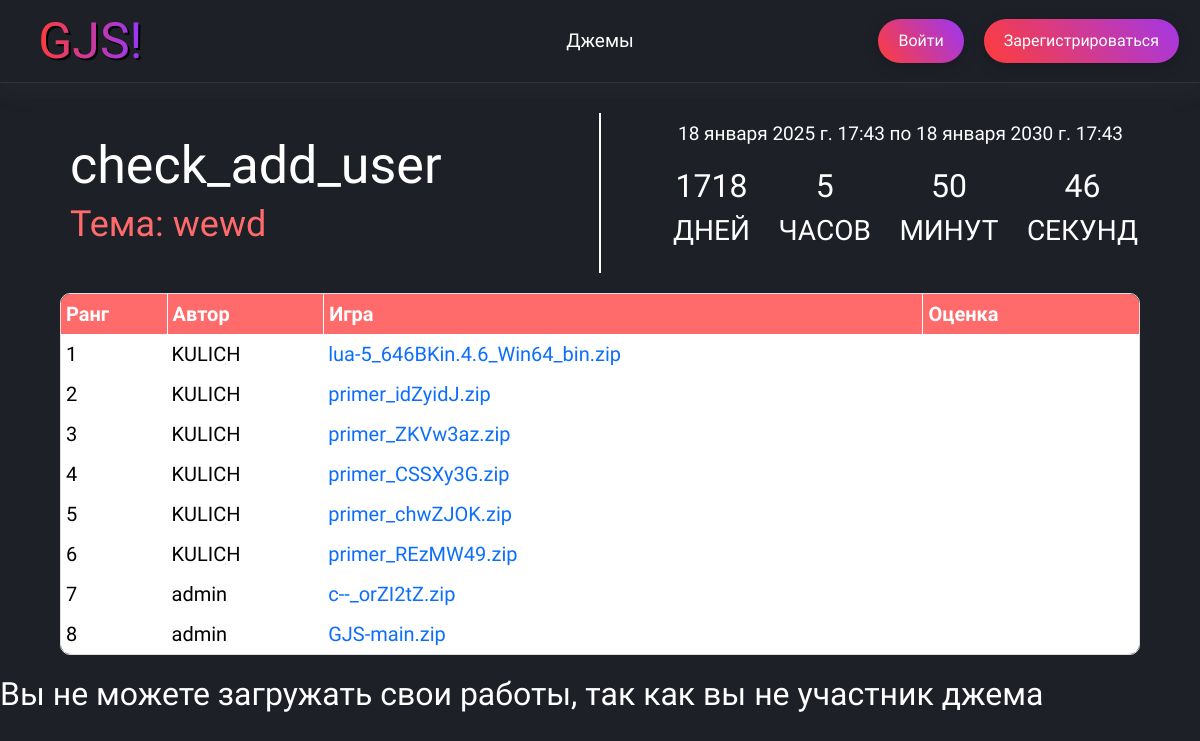
Page /jams/fa8483d5-9e42-49a8-a47a-821c664af96f/ on the committed database.
### jams/models/gamejam.py (models this page shows, shortened)
class GameJam(models.Model):
    jam_status = [
        ("FN", "Завершён"),
        ("OG", "Идёт"),
        ("PR", "Подготовка")
    ]
    uuid = models.UUIDField(primary_key=True, default=uuid.uuid4, editable=False)
    title = models.CharField(max_length=255, verbose_name='Название джема')
    date_start = models.DateTimeField(verbose_name='Дата начала')
    date_end = models.DateTimeField(verbose_name='Дата окончания')
    theme = models.CharField(max_length=255, blank=True, verbose_name='Тема')
    status = models.CharField(max_length=3, choices=jam_status, default="PR", verbose_name='Статус')
    winner = models.ForeignKey(settings.AUTH_USER_MODEL, related_name="user_winner",
                               on_delete=models.SET_NULL, blank=True, null=True, verbose_name='Победитель')
    users = models.ManyToManyField(settings.AUTH_USER_MODEL, related_name="users",
                                   blank=True, verbose_name='Участники')
    class Meta:
        verbose_name = "Геймджем"
        verbose_name_plural = "Геймджемы"

### jams/models/game.py (models this page shows, shortened)
class Game(models.Model):
    title = models.CharField(max_length=100, verbose_name='Название игры')
    slug = models.SlugField(blank=True)
    description = models.TextField(verbose_name='Описание игры', blank=True, null=True)
    image = models.ImageField(upload_to="game_images/", verbose_name='Изображение игры', blank=True, null=True)
    jam_uuid = models.ForeignKey(GameJam, on_delete=models.CASCADE, related_name="games", verbose_name='Джем')
    user = models.ForeignKey(User, on_delete=models.CASCADE, verbose_name='Автор')
    game_file = models.FileField(upload_to="zip_uploads/", verbose_name='Файл игры')
    uploaded_time = models.DateTimeField(auto_now_add=True, verbose_name='Дата загрузки')
    class Meta:
        verbose_name = "Игра"
        verbose_name_plural = "Игры"

### users/models.py (models this page shows)
class User(AbstractUser):
    email = models.EmailField(unique=True, verbose_name="Электронная почта")
    avatar_image = models.ImageField(upload_to="users", blank=True, null=True)
    hat_image = models.ImageField(upload_to="users", blank=True, null=True)

### jams/views.py (the view, shortened to what this page needs)
# urls.py: path('<uuid:uuid>/', views.GameJamDetail.as_view(), name='gamejam_detail'),
class GameJamDetail(DetailView):
    model = GameJam
    template_name = 'pages/jams_pages/gamejam_detail.html'
    context_object_name = "gamejam_detail"
    def get_context_data(self, **kwargs):
        context = super().get_context_data(**kwargs)
        user_games = Game.objects.filter(jam_uuid=self.object.uuid).order_by('-uploaded_time')
        for game in user_games:
            game.cleaned_name = game.game_file.name.replace('zip_uploads/', '')
        context["user_games"] = user_games
        return context
    def get_object(self, queryset=None):
        return GameJam.objects.get(uuid=self.kwargs.get("uuid"))

### templates/pages/jams_pages/gamejam_detail.html (shortened to what this page needs)
{% extends 'base.html' %}
{% load static %}
{% block head %}
<link rel="stylesheet" href="{% static 'css/gmjDetail.css' %}">
<link rel="stylesheet" href="{% static 'css/popup.css' %}">
{% endblock %}
{% block content %}
<div class="div-header">
    <div class="container-title">
        <h1>{{gamejam_detail.title}}</h1>
        <p>Тема: {{gamejam_detail.theme}}</p>
    </div>
    <span class="del"></span>
    <div class="date">
        <div class="countdown-container">
            <div id="countdown">
                <div class="container-date">
                    {{gamejam_detail.date_start}}
                    по
                    {{gamejam_detail.date_end}}
                </div>
                <ul id="countdown-list">
                    <li class="countdown-element"><span id="days"></span><p>Дней</p></li>
                    <li class="countdown-element"><span id="hours"></span><p>Часов</p></li>
                    <li class="countdown-element"><span id="minutes"></span><p>Минут</p></li>
                    <li class="countdown-element"><span id="seconds"></span><p>Секунд</p></li>
                </ul>
            </div>
        </div>
    </div>
</div>
<div class="jam-container">
    <div class="upl-container">
        <table class="games-table">
            <thead>
                <tr>
                    <th>Ранг</th>
                    <th>Автор</th>
                    <th>Игра</th>
                    <th>Оценка</th>
                </tr>
            </thead>
            <tbody>
                {% for user_game in user_games %}
                <tr>
                    <td class="rank">{{forloop.counter}}</td>
                    <td class="username">{{ user_game.user.username }}</td>
                    <td>
                        <a href="{% url 'download_file' gamejam_detail.uuid user_game.id %}">
                            {{ user_game.cleaned_name }}
                        </a>
                    </td>
                    <td>
                    </td>
                </tr>
                {% endfor %}
            </tbody>
        </table>
    </div>
    {% if gamejam_detail.status == 'OG' %}
        {% if request.user not in gamejam_detail.users.all %}
            <h2>Вы не можете загружать свои работы, так как вы не участник джема</h2>
        {% endif %}
    {% endif %}
</div>
{% endblock %}

### static/css/style.css (style rules this page uses)
:root { --main-background: rgb(30, 32, 40); --head-foot: linear-gradient(90deg, rgb(24, 128, 255) 0%, rgba(24,128,255,1) 50%, rgba(48,159,255,1) 100%); }
* { scroll-behavior: smooth; }
body { background: var(--main-background); font-family: "PT Sans", serif; font-weight: 400; font-style: normal; color: #fff; font-size: 19px; display: grid; grid-template-rows: auto 1fr; grid-template-columns: auto 4fr; min-height: 100vh; }
a { text-decoration: none; }
p { margin: 0; }

### static/css/gmjDetail.css (style rules this page uses)
.div-header { margin-top: 30px; width: 100%; display: grid; grid-template-columns: 1fr auto 1fr; align-items: center; }
.div-header .del { display: block; border: 1px solid #fff; width: 1px; height: 160px; }
.container-title { color: var(--head-text); background-color: var(--head-foot); margin-left: 70px; }
.div-header h1 { font-size: 52px; margin-bottom: 0; }
.container-title p { color: #ff6b6b; font-size: 36px; }
.date { display: flex; flex-direction: column; }
.upl-container { font-size: 20px; margin: 20px 5%; display: flex; flex-direction: column; gap: 20px 0; }
.countdown-container { display: flex; align-items: center; justify-content: space-around; gap: 10px; }
#countdown, .countdown-status { text-align: center; }
#countdown { display: flex; flex-direction: column; }
.countdown-element { display: inline-block; font-size: 1.5em; list-style-type: none; padding: 0.5em; text-transform: uppercase; }
.countdown-element span { display: block; font-size: 32px; }
.countdown-element p { font-size: 28px; }
#countdown ul { display: flex; align-items: center; margin: 0; padding-left: 10px; }
table { border-collapse: separate; border-spacing: 0; border-radius: 10px; overflow: hidden; border: 1px solid #dcdcdc; }
thead tr { background-color: #ff6b6b; }
thead tr th { padding: 5px; }
thead tr th:nth-child(2), thead tr th:nth-child(3) { border-left: 1px solid #fff; }
thead tr th:nth-child(3) { border-right: 1px solid #fff; }
tbody tr { background-color: #fff; }
td { padding: 5px; }
td:nth-child(4) { width: 20%; }
tbody tr .username, .rank { color: #000; }

### rows in the picture
GameJam: title "check_add_user", theme "wewd", date_start "18 января 2025 г. 17:43", date_end "18 января 2030 г. 17:43"
Game: user.username "KULICH", cleaned_name "lua-5_646BKin.4.6_Win64_bin.zip"
Game: user.username "KULICH", cleaned_name "primer_idZyidJ.zip"
Game: user.username "KULICH", cleaned_name "primer_ZKVw3az.zip"
Game: user.username "KULICH", cleaned_name "primer_CSSXy3G.zip"
Game: user.username "KULICH", cleaned_name "primer_chwZJOK.zip"
Game: user.username "KULICH", cleaned_name "primer_REzMW49.zip"
Game: user.username "admin", cleaned_name "c--_orZI2tZ.zip"
Game: user.username "admin", cleaned_name "GJS-main.zip"
